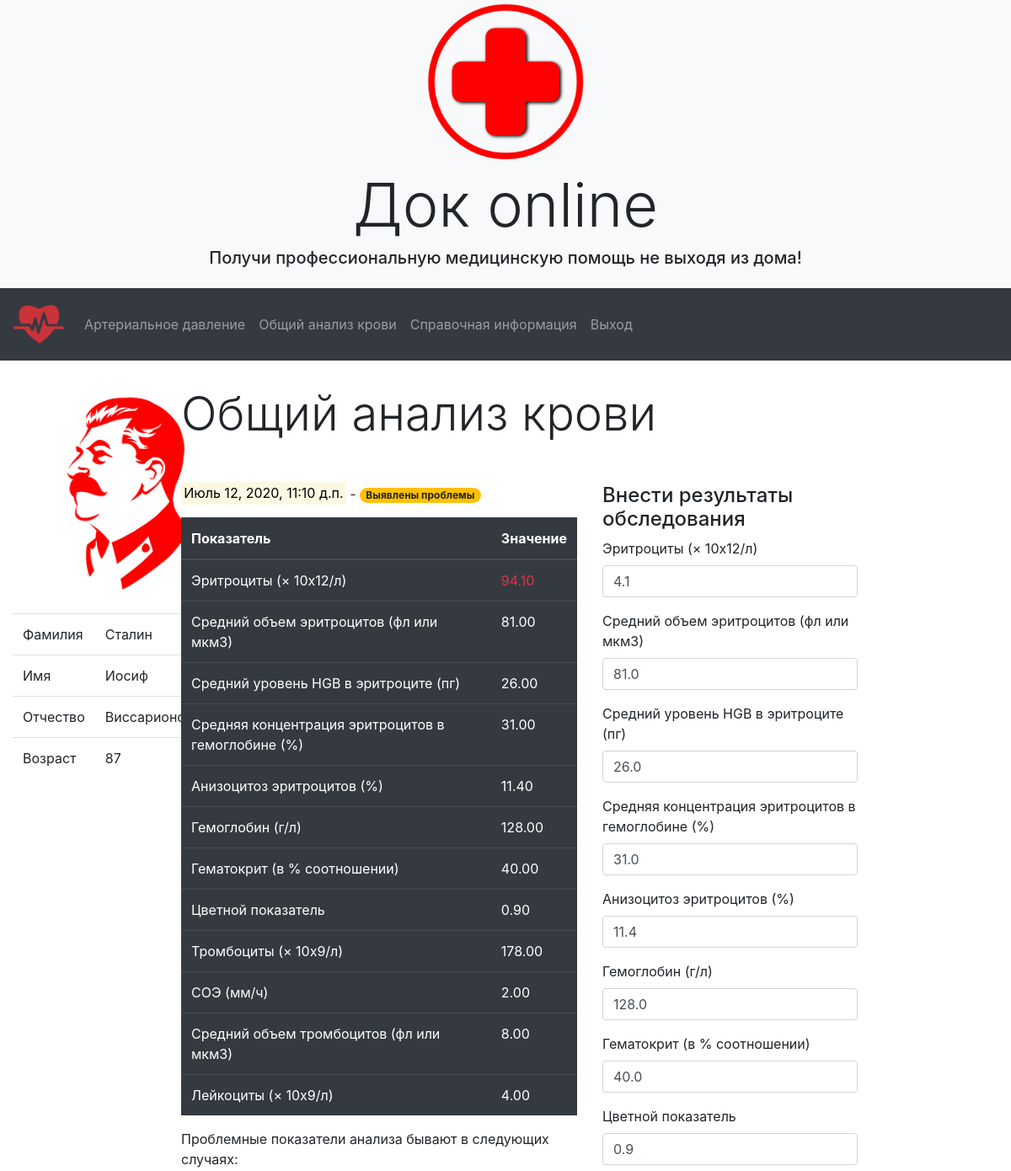
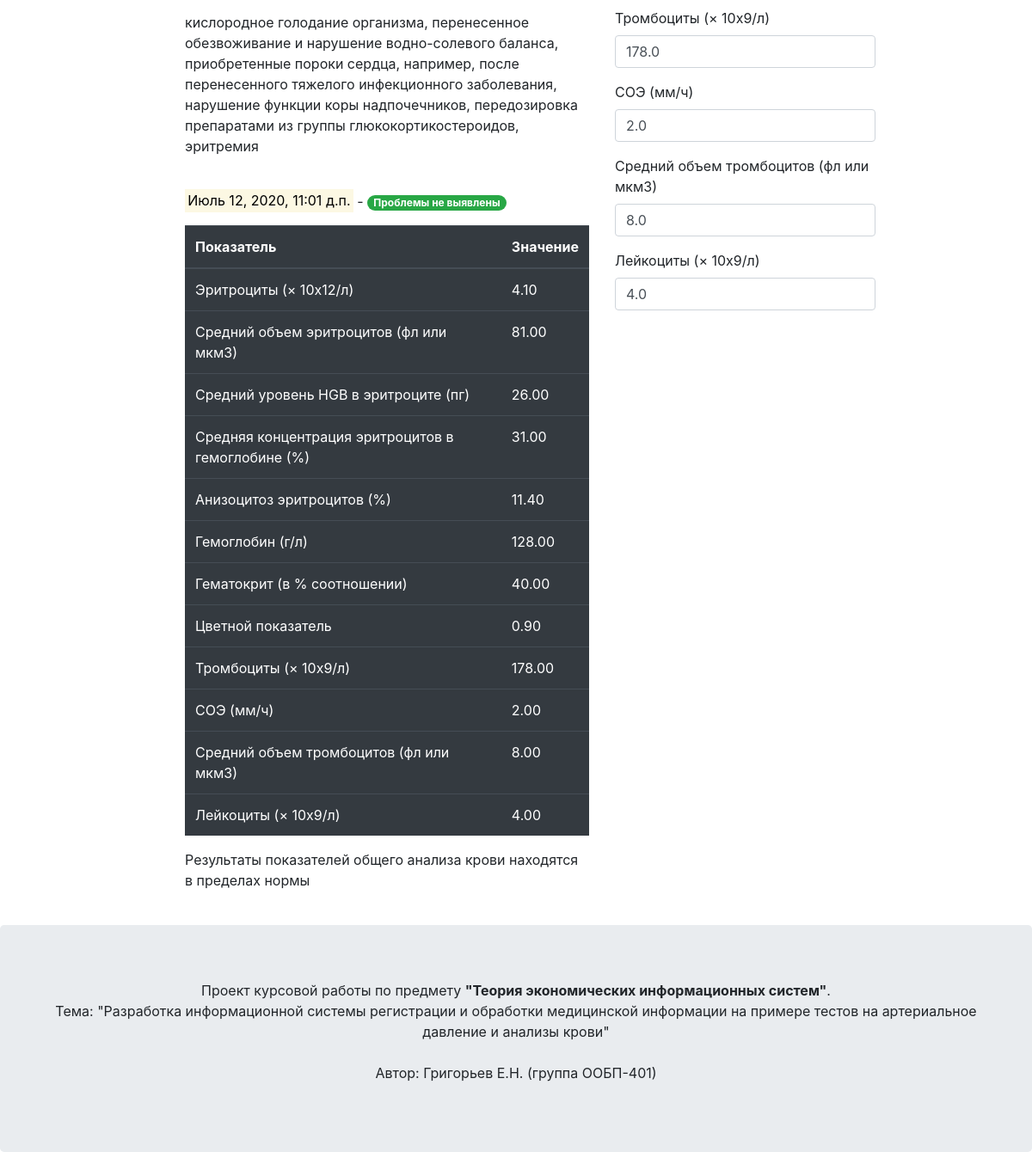
The app's page /blood/ (signed in) with its own data (2 pictures, top to bottom).
### account/models.py (models this page shows, shortened)
class Person(models.Model):
    SEX_LIST = (
        ('Мужчина', 'Мужчина'),
        ('Женщина', 'Женщина'),
    )
    name = models.CharField(max_length=50, verbose_name="Имя")
    patronymic = models.CharField(max_length=50, verbose_name="Отчество")
    surname = models.CharField(max_length=50, verbose_name="Фамилия")
    number = models.CharField(max_length=12, verbose_name="Номер телефона")
    sex = models.CharField(max_length=7, choices=SEX_LIST, verbose_name="Пол")
    dob = models.DateField(verbose_name="Дата рождения")
    photo = models.ImageField(upload_to='users/%Y/%m/%d', blank=True)
    user = models.OneToOneField(settings.AUTH_USER_MODEL, on_delete=models.CASCADE)
    class Meta:
        verbose_name = 'Профиль'
        verbose_name_plural = 'Профили'

### monitor/models.py (models this page shows, shortened)
class Blood(models.Model):
    person = models.ForeignKey(User, on_delete=models.CASCADE, verbose_name='Профиль', default=1)
    problem = models.BooleanField(verbose_name="Проблема?", default=False)
    fast_check = models.CharField(max_length=1000, default='Общий анализ крови проблем не выявил')
    date = models.DateTimeField(auto_now=True)
    RBC = models.DecimalField(verbose_name="Эритроциты (× 10х12/л)", default="4.1", max_digits=5, decimal_places=2)
    problem_RBC = models.BooleanField(default=False)
    MCV = models.DecimalField(verbose_name="Средний объем эритроцитов (фл или мкм3)",
                              default="81.0", max_digits=5, decimal_places=2)
    problem_MCV = models.BooleanField(default=False)
    MCH = models.DecimalField(verbose_name="Средний уровень HGB в эритроците (пг)",
                              default="26.0", max_digits=5, decimal_places=2)
    problem_MCH = models.BooleanField(default=False)
    MCHC = models.DecimalField(verbose_name="Средняя концентрация эритроцитов в гемоглобине (%)",
                               default="31.0", max_digits=5, decimal_places=2)
    problem_MCHC = models.BooleanField(default=False)
    RFV = models.DecimalField(verbose_name="Анизоцитоз эритроцитов (%)",
                              default="11.4", max_digits=5, decimal_places=2)
    problem_RFV = models.BooleanField(default=False)
    HGB = models.DecimalField(verbose_name="Гемоглобин (г/л)", default="128.0", max_digits=5, decimal_places=2)
    problem_HGB = models.BooleanField(default=False)
    HCT = models.DecimalField(verbose_name="Гематокрит (в % соотношении)",
                              default="40.0", max_digits=5, decimal_places=2)
    problem_HCT = models.BooleanField(default=False)
    CP = models.DecimalField(verbose_name="Цветной показатель", default="0.9", max_digits=5, decimal_places=2)
    problem_CP = models.BooleanField(default=False)
    PLT = models.DecimalField(verbose_name="Тромбоциты (× 10х9/л)", default="178.0", max_digits=5, decimal_places=2)
    problem_PLT = models.BooleanField(default=False)
    ESR = models.DecimalField(verbose_name="СОЭ (мм/ч)", default="2.0", max_digits=5, decimal_places=2)
    problem_ESR = models.BooleanField(default=False)
    MPV = models.DecimalField(verbose_name="Средний объем тромбоцитов (фл или мкм3)",
                              default="8.0", max_digits=5, decimal_places=2)
    problem_MPV = models.BooleanField(default=False)
    WBC = models.DecimalField(verbose_name="Лейкоциты (× 10х9/л)", default="4.0", max_digits=5, decimal_places=2)
    problem_WBC = models.BooleanField(default=False)
    class Meta:
        verbose_name = 'Общий анализ крови'
        verbose_name_plural = 'Общий анализ крови'

### monitor/views.py (the view, shortened to what this page needs)
# urls.py: path('blood/', get_blood, name='blood'),
@login_required
def get_blood(request):
    person = Person.objects.get(user=request.user)
    today = date.today()
    age = today.year - person.dob.year
    bloods = Blood.objects.filter(person=request.user).order_by('-date')
    form = BloodForm()
    context = {
        'bloods': bloods,
        'form': form,
        'person': person,
        'age': age,
    }
    return render(request, 'monitor/blood.html', context)

### monitor/forms.py
class BloodForm(forms.ModelForm):
    class Meta:
        model = Blood
        fields = ('RBC', 'MCV', 'MCH', 'MCHC', 'RFV', 'HGB', 'HCT', 'CP', 'PLT', 'ESR', 'MPV', 'WBC')

### monitor/templates/monitor/blood.html (shortened to what this page needs)
{% extends './account.html' %}
{% load bootstrap4 %}
{% block content %}
    <div class="display-4 pb-5">Общий анализ крови</div>
    <div class="row">
        <div class="col-sm-6">
            {% for b in bloods %}
                <p> <mark> {{b.date}}</mark> -
                   {% if b.problem %}
                        <span class="badge badge-pill badge-warning"> Выявлены проблемы </span>
                    {% else %}
                        <span class="badge badge-pill badge-success">Проблемы не выявлены</span>
                    {% endif %}
                </p>
                <table class="table table-dark table-hover">
                    <thead>
                      <tr>
                        <th>Показатель</th>
                        <th>Значение</th>
                      </tr>
                    </thead>
                    <tbody>
                    <tr>
                        <td>Эритроциты (× 10х12/л)</td>
                        {% if b.problem_RBC %}
                            <td class="text-danger">{{b.RBC}}</td>
                        {% else %}
                            <td>{{b.RBC}}</td>
                        {% endif %}
                    </tr>
                    <tr>
                        <td>Средний объем эритроцитов (фл или мкм3)</td>
                        {% if b.problem_MCV %}
                            <td class="text-danger">{{b.MCV}}</td>
                        {% else %}
                            <td>{{b.MCV}}</td>
                        {% endif %}
                      </tr>
                    <tr>
                        <td>Средний уровень HGB в эритроците (пг)</td>
                        {% if b.problem_MCH %}
                            <td class="text-danger">{{b.MCH}}</td>
                        {% else %}
                            <td>{{b.MCH}}</td>
                        {% endif %}
                    </tr>
                    <tr>
                        <td>Средняя концентрация эритроцитов в гемоглобине (%)</td>
                        {% if b.problem_MCHC %}
                            <td class="text-danger">{{b.MCHC}}</td>
                        {% else %}
                            <td>{{b.MCHC}}</td>
                        {% endif %}
                      </tr>
                    <tr>
                        <td>Анизоцитоз эритроцитов (%)</td>
                        {% if b.problem_RFV %}
                            <td class="text-danger">{{b.RFV}}</td>
                        {% else %}
                            <td>{{b.RFV}}</td>
                        {% endif %}
                    </tr>
                    <tr>
                        <td>Гемоглобин (г/л)</td>
                        {% if b.problem_HGB %}
                            <td class="text-danger">{{b.HGB}}</td>
                        {% else %}
                            <td>{{b.HGB}}</td>
                        {% endif %}
                      </tr>
                    <tr>
                        <td>Гематокрит (в % соотношении)</td>
                        {% if b.problem_HCT %}
                            <td class="text-danger">{{b.HCT}}</td>
                        {% else %}
                            <td>{{b.HCT}}</td>
                        {% endif %}
                    </tr>
                    <tr>
                        <td>Цветной показатель</td>
                        {% if b.problem_CP %}
                            <td class="text-danger">{{b.CP}}</td>
                        {% else %}
                            <td>{{b.CP}}</td>
                        {% endif %}
                    </tr>
                    <tr>
                        <td>Тромбоциты (× 10х9/л)</td>
                        {% if b.problem_PLT %}
                            <td class="text-danger">{{b.PLT}}</td>
                        {% else %}
                            <td>{{b.PLT}}</td>
                        {% endif %}
                    </tr>
                    <tr>
                        <td>СОЭ (мм/ч)</td>
                        {% if b.problem_ESR %}
                            <td class="text-danger">{{b.ESR}}</td>
                        {% else %}
                            <td>{{b.ESR}}</td>
                        {% endif %}
                    </tr>
                    <tr>
                        <td>Средний объем тромбоцитов (фл или мкм3)</td>
                        {% if b.problem_MPV %}
                            <td class="text-danger">{{b.MPV}}</td>
                        {% else %}
                            <td>{{b.MPV}}</td>
                        {% endif %}
                    </tr>
                    <tr>
                        <td>Лейкоциты (× 10х9/л)</td>
                        {% if b.problem_WBC %}
                            <td class="text-danger">{{b.WBC}}</td>
                        {% else %}
                            <td>{{b.WBC}}</td>
                        {% endif %}
                    </tr>
                    </tbody>
                </table>
                <p>
                    {% if b.problem %}
                        <span> Проблемные показатели анализа бывают в следующих случаях: </span>
                        <p>{{b.fast_check}}</p>
                    {% else %}
                        <span>Результаты показателей общего анализа крови находятся в пределах нормы</span>
                    {% endif %}
                </p>
            <br>
            {% endfor %}
        </div>
        <div class="col-sm-4">
            <h4>Внести результаты обследования</h4>
            <form method="post">
                {% bootstrap_form form layout='vertical'%}
            </form>
        </div>
    </div>
{% endblock %}

### monitor/templates/monitor/account.html (shortened to what this page needs)
{% extends './base.html' %}
{% load bootstrap4 %}
{% block account %}
<div class="col-sm-2">
    <div class="text-center"> <img src="{{person.photo.url}}" alt="Аватарка" width="270" height="270"></div>
    <table class="table">
    <tbody>
      <tr>
        <td>Фамилия</td>
        <td>{{person.surname}}</td>
      </tr>
      <tr>
        <td>Имя</td>
        <td>{{person.name}}</td>
      </tr>
      <tr>
        <td>Отчество</td>
        <td>{{person.patronymic}}</td>
      </tr>
      <tr>
        <td>Возраст</td>
        <td>{{age}}</td>
      </tr>
    </tbody>
  </table>
</div>
<div class="col-sm-10">
    {% block content %} {% endblock %}
</div>
{% endblock %}

### records on screen
Person: photo (picture), surname "Сталин", name "Иосиф", patronymic "Виссарионович"
Blood: date "Июль 12, 2020, 11:10 д.п.", problem "Выявлены проблемы", RBC "94.10", MCV "81.00", MCH "26.00", MCHC "31.00", RFV "11.40", HGB "128.00", HCT "40.00", CP "0.90", PLT "178.00", ESR "2.00", MPV "8.00", WBC "4.00", fast_check "кислородное голодание организма, перенесенное обезвоживание и нарушение водно-солевого баланса, приобретенные пороки сердца, например, после перенесенного тяжелого инфекционного заболевания, нарушение функции коры надпочечников, передозировка препаратами из группы глюкокортикостероидов, эритремия"
Blood: date "Июль 12, 2020, 11:01 д.п.", problem "Проблемы не выявлены", RBC "4.10", MCV "81.00", MCH "26.00", MCHC "31.00", RFV "11.40", HGB "128.00", HCT "40.00", CP "0.90", PLT "178.00", ESR "2.00", MPV "8.00", WBC "4.00", shows "Результаты показателей общего анализа крови находятся в пределах нормы"
